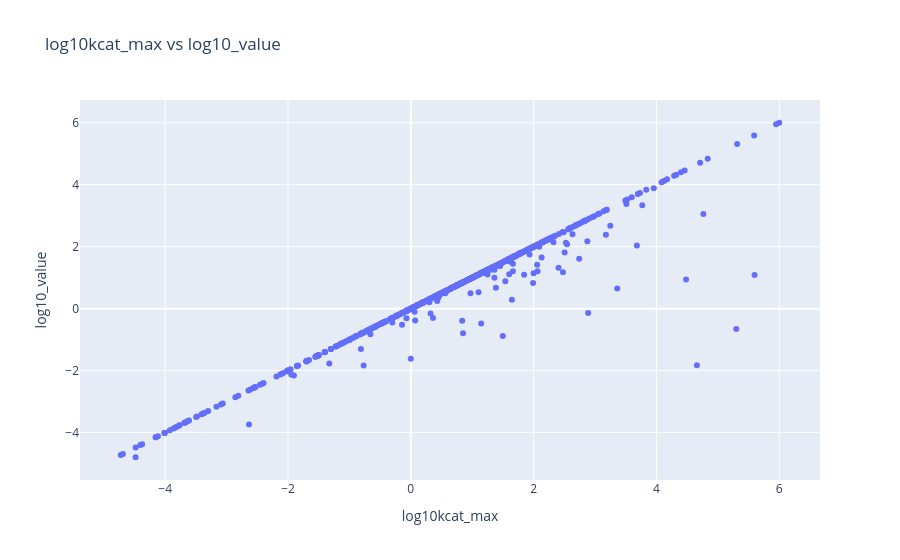

Notebook source saved alongside this figure:
### Code cell
#log10kcat_mean vs log10_value: Stabilized version of above; better for linear modeling
fig = px.scatter(
    kcat_df,
    x="log10kcat_max",
    y="log10_value",
    title="log10kcat_max vs log10_value",
    hover_data=["reaction_smiles"]
)
fig.show()

### Figure 1 — Plotly figure (JSON) as saved in the notebook; plotly's stock layout.template omitted (floating-point values rounded to 4 significant figures; data arrays with more than 128 entries replaced by an {"elided": "..."} marker saying what was removed)
{"data": [{"customdata": {"elided": "628x1 str values"}, "hovertemplate": "log10kcat_max=%{x}<br>log10_value=%{y}<br>reaction_smiles=%{customdata[0]}<extra></extra>", "legendgroup": "", "marker": {"color": "#636efa", "symbol": "circle"}, "mode": "markers", "name": "", "orientation": "v", "showlegend": false, "type": "scatter", "x": {"elided": "628 float values"}, "xaxis": "x", "y": {"elided": "628 float values"}, "yaxis": "y"}], "layout": {"legend": {"tracegroupgap": 0}, "title": {"text": "log10kcat_max vs log10_value"}, "xaxis": {"anchor": "y", "domain": [0, 1], "title": {"text": "log10kcat_max"}}, "yaxis": {"anchor": "x", "domain": [0, 1], "title": {"text": "log10_value"}}}}
